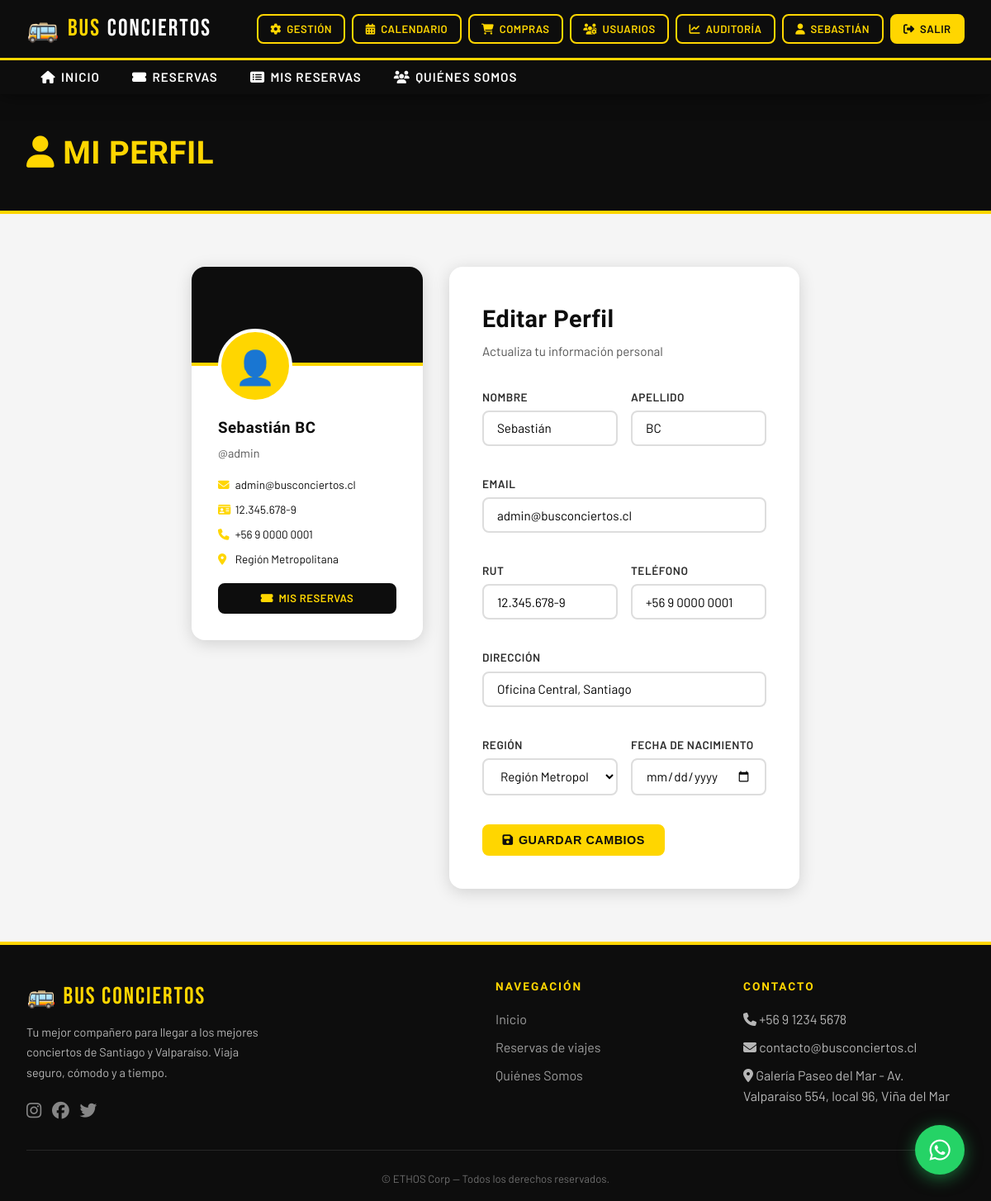
The app's page /usuarios/mi-perfil/ (signed in) with its own data.
### usuarios/models.py (models this page shows, shortened)
class PerfilUsuario(models.Model):
    REGION_CHOICES = [
        ('santiago', 'Región Metropolitana'),
        ('valparaiso', 'Región de Valparaíso'),
        ('otra', 'Otra región'),
    ]
    usuario = models.OneToOneField(User, on_delete=models.CASCADE, related_name='perfilusuario')
    rut = models.CharField(max_length=12, unique=True, verbose_name='RUT')
    telefono = models.CharField(max_length=20, verbose_name='Teléfono')
    direccion = models.CharField(max_length=300, verbose_name='Dirección')
    region = models.CharField(max_length=20, choices=REGION_CHOICES, default='santiago', verbose_name='Región')
    fecha_nacimiento = models.DateField(null=True, blank=True, verbose_name='Fecha de Nacimiento')
    creado_en = models.DateTimeField(auto_now_add=True)
    class Meta:
        verbose_name = 'Perfil de Usuario'
        verbose_name_plural = 'Perfiles de Usuario'

### usuarios/views.py (the view)
# urls.py: path('mi-perfil/', views.mi_perfil, name='mi_perfil'),
@login_required
def mi_perfil(request):
    perfil = getattr(request.user, 'perfilusuario', None)
    if request.method == 'POST':
        form = EditarPerfilForm(request.POST, instance=perfil)
        if form.is_valid():
            perfil_obj = form.save(commit=False)
            perfil_obj.usuario = request.user
            perfil_obj.save()
            request.user.first_name = form.cleaned_data.get('first_name', request.user.first_name)
            request.user.last_name = form.cleaned_data.get('last_name', request.user.last_name)
            request.user.email = form.cleaned_data.get('email', request.user.email)
            request.user.save()
            messages.success(request, 'Perfil actualizado correctamente.')
            return redirect('mi_perfil')
    else:
        initial = {
            'first_name': request.user.first_name,
            'last_name': request.user.last_name,
            'email': request.user.email,
        }
        form = EditarPerfilForm(instance=perfil, initial=initial)
    return render(request, 'usuarios/mi_perfil.html', {'form': form, 'perfil': perfil})

### usuarios/forms.py
class EditarPerfilForm(forms.ModelForm):
    first_name = forms.CharField(max_length=100, label='Nombre',
        widget=forms.TextInput(attrs={'class': 'form-control'}))
    last_name = forms.CharField(max_length=100, label='Apellido',
        widget=forms.TextInput(attrs={'class': 'form-control'}))
    email = forms.EmailField(label='Email',
        widget=forms.EmailInput(attrs={'class': 'form-control'}))
    class Meta:
        model = PerfilUsuario
        fields = ['rut', 'telefono', 'direccion', 'region', 'fecha_nacimiento']
        widgets = {
            'rut': forms.TextInput(attrs={'class': 'form-control'}),
            'telefono': forms.TextInput(attrs={'class': 'form-control'}),
            'direccion': forms.TextInput(attrs={'class': 'form-control'}),
            'region': forms.Select(attrs={'class': 'form-select'}),
            'fecha_nacimiento': forms.DateInput(attrs={'class': 'form-control', 'type': 'date'}),
        }

### usuarios/templates/usuarios/mi_perfil.html (shortened to what this page needs)
{% extends 'base.html' %}
{% block content %}
<div class="page-header" style="animation: mp-fadeDown 0.6s ease both;">
  <div class="container">
    <h1><i class="fa fa-user"></i> Mi Perfil</h1>
  </div>
</div>
<section class="seccion" style="max-width:800px;">
  <div class="mp-grid">
    <div class="perfil-card mp-sidebar">
      <div class="perfil-banner"></div>
      <div class="perfil-avatar">👤</div>
      <div class="perfil-info">
        <h3 style="margin-bottom:0.2rem;">{{ user.get_full_name|default:user.username }}</h3>
        <p style="color:var(--gris-medio);font-size:0.9rem;">@{{ user.username }}</p>
        <div style="margin-top:1rem;display:flex;flex-direction:column;gap:0.5rem;font-size:0.85rem;">
          <div><i class="fa fa-envelope" style="color:var(--amarillo);width:18px;"></i> {{ user.email }}</div>
          {% if perfil %}
          <div><i class="fa fa-id-card" style="color:var(--amarillo);width:18px;"></i> {{ perfil.rut }}</div>
          <div><i class="fa fa-phone" style="color:var(--amarillo);width:18px;"></i> {{ perfil.telefono }}</div>
          <div><i class="fa fa-map-marker-alt" style="color:var(--amarillo);width:18px;"></i> {{ perfil.get_region_display }}</div>
          {% endif %}
        </div>
        <div style="margin-top:1.2rem;">
          <a href="{% url 'mis_reservas' %}" class="btn btn-dark btn-sm" style="width:100%;justify-content:center;"><i class="fa fa-ticket-alt"></i> Mis Reservas</a>
        </div>
      </div>
    </div>
    <div class="form-card mp-form" style="max-width:none;margin:0;">
      <h2 style="margin-bottom:0.25rem;">Editar Perfil</h2>
      <p class="subtitulo">Actualiza tu información personal</p>
      <form method="POST">
        <div class="form-grid">
          <div class="form-group">
            <label>Nombre</label>
            {{ form.first_name }}
          </div>
          <div class="form-group">
            <label>Apellido</label>
            {{ form.last_name }}
          </div>
          <div class="form-group" style="grid-column:1/-1;">
            <label>Email</label>
            {{ form.email }}
          </div>
          <div class="form-group">
            <label>RUT</label>
            {{ form.rut }}
          </div>
          <div class="form-group">
            <label>Teléfono</label>
            {{ form.telefono }}
          </div>
          <div class="form-group" style="grid-column:1/-1;">
            <label>Dirección</label>
            {{ form.direccion }}
          </div>
          <div class="form-group">
            <label>Región</label>
            {{ form.region }}
          </div>
          <div class="form-group">
            <label>Fecha de Nacimiento</label>
            {{ form.fecha_nacimiento }}
          </div>
        </div>
        <div style="margin-top:1rem;">
          <button type="submit" class="btn btn-primary"><i class="fa fa-save"></i> Guardar Cambios</button>
        </div>
      </form>
    </div>
  </div>
</section>
{% endblock %}

### templates/base.html (shortened to what this page needs)
{% load static %}
<!DOCTYPE html>
<html lang="es">
<head>
  <link rel="stylesheet" href="https://cdnjs.cloudflare.com/ajax/libs/font-awesome/6.5.0/css/all.min.css" />
  <link rel="stylesheet" href="{% static 'css/main.css' %}" />
</head>
<body>
<nav class="navbar-bc">
  <div class="navbar-top">
    <div class="navbar-inner">
      <a href="{% url 'inicio' %}" class="brand">
        <span class="icon-bus">🚌</span>
        BUS <span>CONCIERTOS</span>
      </a>
      <div class="nav-actions">
        {% if user.is_authenticated %}
          {% if user.is_superuser or user.groups.all.0.name == 'Administrador' or user.groups.all.0.name == 'Coordinador' %}
            <a href="{% url 'gestion_viajes' %}" class="btn btn-outline btn-sm"><i class="fa fa-cog"></i> Gestión</a>
            <a href="{% url 'calendario_conciertos' %}" class="btn btn-outline btn-sm"><i class="fa fa-calendar-alt"></i> Calendario</a>
            <a href="{% url 'compras' %}" class="btn btn-outline btn-sm"><i class="fa fa-shopping-cart"></i> Compras</a>
          {% endif %}
          {% if user.is_superuser or user.groups.all.0.name == 'Administrador' %}
            <a href="{% url 'gestion_usuarios' %}" class="btn btn-outline btn-sm"><i class="fa fa-users-cog"></i> Usuarios</a>
            <a href="{% url 'auditoria_ganancias' %}" class="btn btn-outline btn-sm"><i class="fa fa-chart-line"></i> Auditoría</a>
          {% endif %}
          <a href="{% url 'mi_perfil' %}" class="btn btn-outline btn-sm"><i class="fa fa-user"></i> {{ user.first_name|default:user.username }}</a>
          <a href="{% url 'logout' %}" class="btn btn-primary btn-sm"><i class="fa fa-sign-out-alt"></i> Salir</a>
        {% else %}
          <a href="{% url 'login' %}" class="btn btn-outline btn-sm"><i class="fa fa-sign-in-alt"></i> Ingresar</a>
          <a href="{% url 'registro' %}" class="btn btn-primary btn-sm"><i class="fa fa-user-plus"></i> Registrarse</a>
        {% endif %}
      </div>
    </div>
  </div>
  <div class="nav-collapse">
    <ul class="nav-links">
      <li><a href="{% url 'inicio' %}"><i class="fa fa-home"></i> Inicio</a></li>
      <li><a href="{% url 'lista_viajes' %}"><i class="fa fa-ticket-alt"></i> Reservas</a></li>
      {% if user.is_authenticated %}
      <li><a href="{% url 'mis_reservas' %}"><i class="fa fa-list-alt"></i> Mis Reservas</a></li>
      {% endif %}
      <li><a href="{% url 'quienes_somos' %}"><i class="fa fa-users"></i> Quiénes Somos</a></li>
    </ul>
  </div>
</nav>
<main>
  {% block content %}{% endblock %}
</main>
<footer>
  <div class="footer-grid">
    <div>
      <div class="footer-brand">🚌 Bus Conciertos</div>
      <p style="font-size:0.9rem;max-width:300px;line-height:1.7;">
        Tu mejor compañero para llegar a los mejores conciertos de Santiago y Valparaíso. Viaja seguro, cómodo y a tiempo.
      </p>
      <div style="margin-top:1rem;display:flex;gap:0.8rem;">
        <a href="#" style="color:rgba(255,255,255,0.5);font-size:1.3rem;"><i class="fab fa-instagram"></i></a>
        <a href="#" style="color:rgba(255,255,255,0.5);font-size:1.3rem;"><i class="fab fa-facebook"></i></a>
        <a href="#" style="color:rgba(255,255,255,0.5);font-size:1.3rem;"><i class="fab fa-twitter"></i></a>
      </div>
    </div>
    <div>
      <h4>Navegación</h4>
      <ul>
        <li><a href="{% url 'inicio' %}">Inicio</a></li>
        <li><a href="{% url 'lista_viajes' %}">Reservas de viajes</a></li>
        <li><a href="{% url 'quienes_somos' %}">Quiénes Somos</a></li>
      </ul>
    </div>
    <div>
      <h4>Contacto</h4>
      <ul>
        <li><i class="fa fa-phone"></i> +56 9 1234 5678</li>
        <li><i class="fa fa-envelope"></i> contacto@busconciertos.cl</li>
        <li><i class="fa fa-map-marker-alt"></i> Galería Paseo del Mar - Av. Valparaíso 554, local 96, Viña del Mar</li>
      </ul>
    </div>
  </div>
  <div class="footer-bottom">
    <p>&copy; {{ "now"|date:"Y" }} ETHOS Corp — Todos los derechos reservados.</p>
  </div>
</footer>
<a href="https://wa.me/56912345678?text=Hola,%20quiero%20información%20sobre%20los%20viajes%20a%20conciertos"
   class="whatsapp-fab" target="_blank" rel="noopener" title="Consultas por WhatsApp">
  <i class="fab fa-whatsapp"></i>
</a>
</body>
</html>

### usuarios/templates/usuarios/mi_perfil.html (style rules this page uses)
.mp-sidebar { animation: mp-slideLeft 0.7s ease both; animation-delay: 0.1s; opacity: 0; }
.mp-form { animation: mp-slideRight 0.7s ease both; animation-delay: 0.25s; opacity: 0; }
.mp-grid { display: grid; grid-template-columns: 280px 1fr; gap: 2rem; align-items: start; }

### records on screen
PerfilUsuario: rut "12.345.678-9", telefono "+56 9 0000 0001", region "Región Metropolitana", direccion "Oficina Central, Santiago"

### other values on screen
{{ user.first_name|default:user.username }} "SEBASTIÁN"
{{ user.get_full_name|default:user.username }} "Sebastián BC"
{{ user.username }} "admin"
{{ user.email }} "admin@busconciertos.cl"
